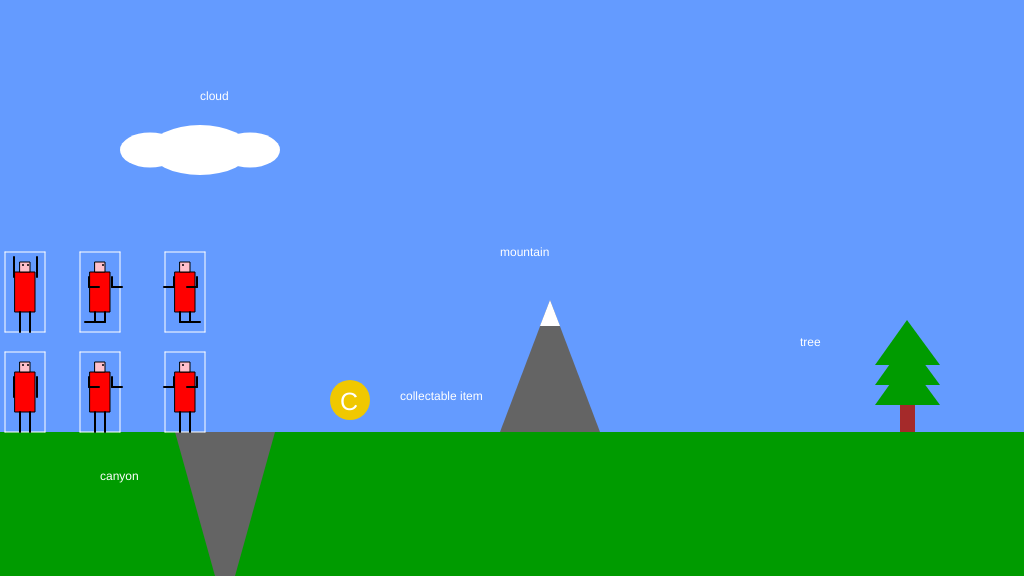
Frame 1 (no input)
Frame 60 (no input): identical to frame 1, image omitted
Frame 120 (the mouse pressed at the canvas centre since frame 60): identical to frame 1, image omitted

The p5.js sketch that drew this single still picture (run headless with seeded random() and noise() and a simulated clock; from frame 60 on, the mouse is pressed at the canvas centre):

// p5.js sketch
// ── sketch.js
/*

The Game Project

1 - Background Scenery

Use p5 drawing functions such as rect, ellipse, line, triangle and
point to draw the scenery as set out in the code comments. The items
should appear next to the text titles.

Each bit of scenery is worth two marks:

0 marks = not a reasonable attempt
1 mark = attempted but it's messy or lacks detail
2 marks = you've used several shape functions to create the scenery

I've given titles and chosen some base colours, but feel free to
imaginatively modify these and interpret the scenery titles loosely to
match your game theme.


WARNING: Do not get too carried away. If you're shape takes more than 5 lines
of code to draw then you've probably over done it.


*/

function setup()
{
	createCanvas(1024, 576);
}

function draw()
{
	background(100, 155, 255); //fill the sky blue

	noStroke();
	fill(0,155,0);
	rect(0, 432, 1024, 144); //draw some green ground

	//1. a cloud in the sky
	//... add your code here

	fill(255);
	ellipse(200, 150, 100, 50);
	ellipse(150, 150, 60, 35);
	ellipse(250, 150, 60, 35);

	noStroke();
	fill(255);
	text("cloud", 200, 100);

	//2. a mountain in the distance
	//... add your code here

	fill(100);
	triangle(550, 300, 500, 432, 600, 432);
	fill(255);
	triangle(550, 300, 540, 326, 560, 326);

	noStroke();
	fill(255);
	text("mountain", 500, 256);

	//3. a tree
	//... add your code here

	fill("brown");
	rect(900, 405, 15, 27);
	fill(0, 155, 0);
	triangle(875, 405, 940, 405, 907, 360);
	triangle(875, 385, 940, 385, 907, 340);
	triangle(875, 365, 940, 365, 907, 320);

	noStroke();
	fill(255);
	text("tree", 800, 346);

	//4. a canyon
	//NB. the canyon should go from ground-level to the bottom of the screen

	//... add your code here

	fill(100);
	quad(175, 432, 275, 432, 235, 576, 215, 576);


	noStroke();
	fill(255);
	text("canyon", 100, 480);

	//5. a collectable token - eg. a jewel, fruit, coins
	//... add your code here

	fill(240, 200, 0);
	ellipse(350, 400, 40, 40);
	fill(255);
	textSize(25);
	text("C", 340, 410)
	textSize(12);

	noStroke();
	fill(255);
	text("collectable item", 400, 400);

	drawCharFront();

	drawCharRight();

	drawCharLeft();

	drawCharJumpFront();

	drawCharJumpRight();

	drawCharJumpLeft();
}

function drawCharFront() {
	let gameChar = {
		x: 25,
		y: 432
	};

	drawBox(gameChar.x, gameChar.y);

	fill("red");
	stroke(0);
	rect(gameChar.x-10, gameChar.y-60, 20, 40);

	strokeWeight(2);
	line(gameChar.x-5, gameChar.y-20, gameChar.x-5, gameChar.y);

	line(gameChar.x+5, gameChar.y-20, gameChar.x+5, gameChar.y);

	line(gameChar.x-11, gameChar.y-55, gameChar.x-11, gameChar.y-35);

	line(gameChar.x+12, gameChar.y-55, gameChar.x+12, gameChar.y-35);

	strokeWeight(1);
	fill("pink");
	rect(gameChar.x-5, gameChar.y-70, 10, 10)

	strokeWeight(2);
	point(gameChar.x-2, gameChar.y-67)
	point(gameChar.x+3, gameChar.y-67)
}

function drawCharRight() {
	let gameChar = {
		x: 100,
		y: 432
	};

	drawBox(gameChar.x, gameChar.y);

	fill("red");
	stroke(0);
	rect(gameChar.x-10, gameChar.y-60, 20, 40);

	strokeWeight(2);
	line(gameChar.x-5, gameChar.y-20, gameChar.x-5, gameChar.y);

	line(gameChar.x+5, gameChar.y-20, gameChar.x+5, gameChar.y);

	line(gameChar.x-11, gameChar.y-55, gameChar.x-11, gameChar.y-45);
	line(gameChar.x-11, gameChar.y-45, gameChar.x-1, gameChar.y-45);

	line(gameChar.x+12, gameChar.y-55, gameChar.x+12, gameChar.y-45);
	line(gameChar.x+12, gameChar.y-45, gameChar.x+22, gameChar.y-45);

	strokeWeight(1);
	fill("pink");
	rect(gameChar.x-5, gameChar.y-70, 10, 10)

	strokeWeight(2);
	point(gameChar.x+3, gameChar.y-67)
}

function drawCharLeft() {
	let gameChar = {
		x: 185,
		y: 432
	};

	drawBox(gameChar.x, gameChar.y);

	fill("red");
	stroke(0);
	rect(gameChar.x-10, gameChar.y-60, 20, 40);

	strokeWeight(2);
	line(gameChar.x-5, gameChar.y-20, gameChar.x-5, gameChar.y);

	line(gameChar.x+5, gameChar.y-20, gameChar.x+5, gameChar.y);

	line(gameChar.x-11, gameChar.y-55, gameChar.x-11, gameChar.y-45);
	line(gameChar.x-11, gameChar.y-45, gameChar.x-21, gameChar.y-45);

	line(gameChar.x+12, gameChar.y-55, gameChar.x+12, gameChar.y-45);
	line(gameChar.x+12, gameChar.y-45, gameChar.x+2, gameChar.y-45);

	strokeWeight(1);
	fill("pink");
	rect(gameChar.x-5, gameChar.y-70, 10, 10)

	strokeWeight(2);
	point(gameChar.x-2, gameChar.y-67)
}

function drawCharJumpFront() {
	let gameChar = {
		x: 25,
		y: 332
	};

	drawBox(gameChar.x, gameChar.y);

	fill("red");
	stroke(0);
	rect(gameChar.x-10, gameChar.y-60, 20, 40);

	strokeWeight(2);
	line(gameChar.x-5, gameChar.y-20, gameChar.x-5, gameChar.y);

	line(gameChar.x+5, gameChar.y-20, gameChar.x+5, gameChar.y);

	line(gameChar.x-11, gameChar.y-55, gameChar.x-11, gameChar.y-75);

	line(gameChar.x+12, gameChar.y-55, gameChar.x+12, gameChar.y-75);

	strokeWeight(1);
	fill("pink");
	rect(gameChar.x-5, gameChar.y-70, 10, 10)

	strokeWeight(2);
	point(gameChar.x-2, gameChar.y-67)
	point(gameChar.x+3, gameChar.y-67)
}

function drawCharJumpRight() {
	let gameChar = {
		x: 100,
		y: 332
	};

	drawBox(gameChar.x, gameChar.y);

	fill("red");
	stroke(0);
	rect(gameChar.x-10, gameChar.y-60, 20, 40);

	strokeWeight(2);
	line(gameChar.x-5, gameChar.y-20, gameChar.x-5, gameChar.y-10);
	line(gameChar.x-5, gameChar.y-10, gameChar.x-15, gameChar.y-10);

	line(gameChar.x+5, gameChar.y-20, gameChar.x+5, gameChar.y-10);
	line(gameChar.x+5, gameChar.y-10, gameChar.x-5, gameChar.y-10);

	line(gameChar.x-11, gameChar.y-55, gameChar.x-11, gameChar.y-45);
	line(gameChar.x-11, gameChar.y-45, gameChar.x-1, gameChar.y-45);

	line(gameChar.x+12, gameChar.y-55, gameChar.x+12, gameChar.y-45);
	line(gameChar.x+12, gameChar.y-45, gameChar.x+22, gameChar.y-45);

	strokeWeight(1);
	fill("pink");
	rect(gameChar.x-5, gameChar.y-70, 10, 10)

	strokeWeight(2);
	point(gameChar.x+3, gameChar.y-67)
}

function drawCharJumpLeft() {
	let gameChar = {
		x: 185,
		y: 332
	};

	drawBox(gameChar.x, gameChar.y);

	fill("red");
	stroke(0);
	rect(gameChar.x-10, gameChar.y-60, 20, 40);

	strokeWeight(2);
	line(gameChar.x-5, gameChar.y-20, gameChar.x-5, gameChar.y-10);
	line(gameChar.x-5, gameChar.y-10, gameChar.x+5, gameChar.y-10);

	line(gameChar.x+5, gameChar.y-20, gameChar.x+5, gameChar.y-10);
	line(gameChar.x+5, gameChar.y-10, gameChar.x+15, gameChar.y-10);

	line(gameChar.x-11, gameChar.y-55, gameChar.x-11, gameChar.y-45);
	line(gameChar.x-11, gameChar.y-45, gameChar.x-21, gameChar.y-45);

	line(gameChar.x+12, gameChar.y-55, gameChar.x+12, gameChar.y-45);
	line(gameChar.x+12, gameChar.y-45, gameChar.x+2, gameChar.y-45);

	strokeWeight(1);
	fill("pink");
	rect(gameChar.x-5, gameChar.y-70, 10, 10)

	strokeWeight(2);
	point(gameChar.x-2, gameChar.y-67)
}

function drawBox(x, y) {
	stroke(255);
	strokeWeight(1);
	line(x-20, y, x+20, y);
	line(x-20, y-80, x+20, y-80);
	line(x-20, y, x-20, y-80);
	line(x+20, y, x+20, y-80);
}
